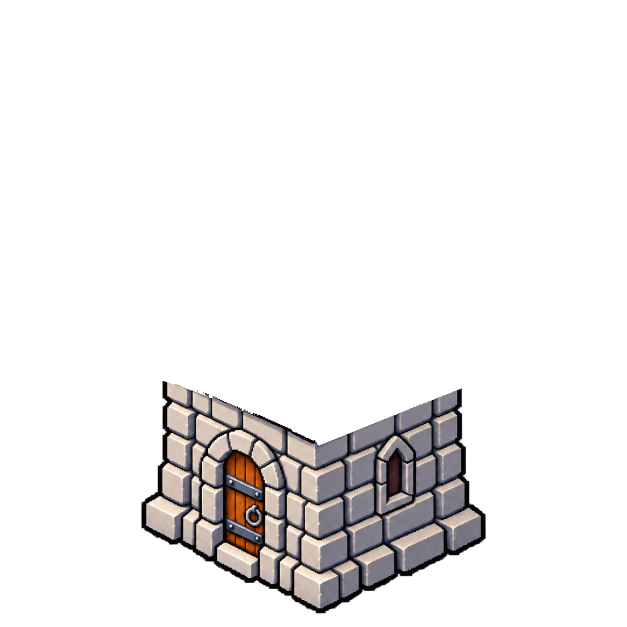
#> input picture source/towers/archers/modular/template/parts/01-base.png, 1254 x 1254 px, found by its file name (shown at 1/2 size)
$ python split.py
#> lines starting #> are read from the running program, lines starting #| are printed output that depends on the picture; after the words box and inside, x2 and y2 are one past the last pixel; in counts of white or black regions, pixels touching at a corner belong together
"""Split four aligned towers into the four registered template modules."""

from pathlib import Path
import json

import numpy as np
from PIL import Image, ImageDraw, ImageFont

ROOT = Path(__file__).resolve().parent
CANVAS = (1254, 1254)
TARGET_BBOX = (245, 25, 1009, 1218)
NAMES = ["01-base.png", "02-upper-room.png", "03-roof.png", "04-pennant.png"]
LABELS = ["Основание", "Верхний ярус", "Крыша", "Флаг"]
STYLES = ["01-turquoise-3d", "02-wood-roof", "03-thatch-wood", "04-emblem-turquoise"]


def font(size):
    p = Path("C:/Windows/Fonts/arial.ttf")
    return ImageFont.truetype(str(p), size) if p.exists() else ImageFont.load_default()


def bbox(image, threshold=5):
    a = np.asarray(image.getchannel("A"))
    yy, xx = np.where(a >= threshold)
    return [int(xx.min()), int(yy.min()), int(xx.max()) + 1, int(yy.max()) + 1]


def dimensions(image):
    box = bbox(image)
    return {"bbox_px_exclusive": box, "visible_size_px": [box[2] - box[0], box[3] - box[1]]}


def template_owner():
    owner = np.full(CANVAS[::-1], -1, dtype=np.int8)
    for index, name in enumerate(NAMES):
        part = Image.open(ROOT / "input" / "template" / "parts" / name).convert("RGBA")
#> part is the input picture: PIL image 1254x1254 RGBA; mean R, G, B, A 17.5, 16.1, 16, 33.3
        if part.size != CANVAS:
            raise AssertionError(f"Template part canvas differs: {name}")
        owner[np.asarray(part.getchannel("A")) > 0] = index
#> pass 2 of the loop in template_owner, `for index, name in enumerate(NAMES):`:
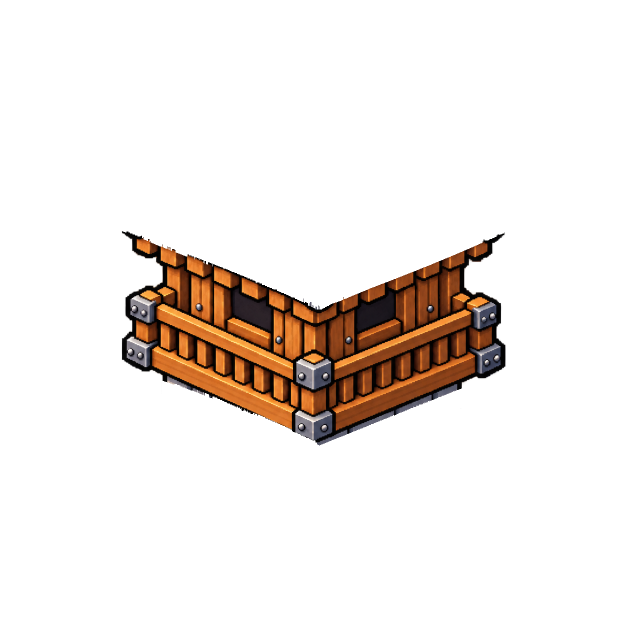
#> input picture source/towers/archers/modular/template/parts/02-upper-room.png, 1254 x 1254 px, found by its file name (shown at 1/2 size)
#> in template_owner, part is the input picture: PIL image 1254x1254 RGBA; mean R, G, B, A 14.9, 8.5, 4.3, 30.7
#> pass 3 of the loop in template_owner, `for index, name in enumerate(NAMES):`:
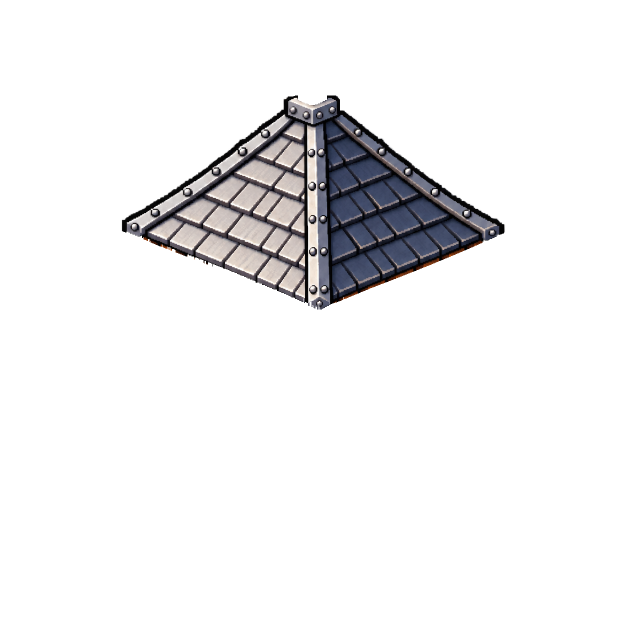
#> input picture source/towers/archers/modular/template/parts/03-roof.png, 1254 x 1254 px, found by its file name (shown at 1/2 size)
#> in template_owner, part is the input picture: PIL image 1254x1254 RGBA; mean R, G, B, A 11.7, 11.4, 12.2, 27.4
#> the loop made 4 passes; the first 3 are shown
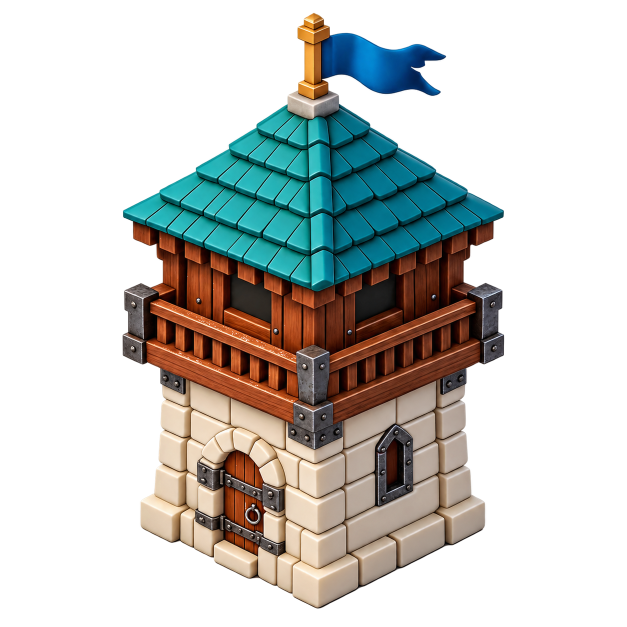
#> input picture source/old/01-turquoise-3d/tower-normalized.png, 1254 x 1254 px (shown at 1/2 size)
#> in split_one, source is the input picture: PIL image 1254x1254 RGBA; mean R, G, B, A 40, 41.6, 37.9, 95.6
    return owner


def extend_owner(owner, source_alpha):
    missing = (source_alpha > 0) & (owner < 0)
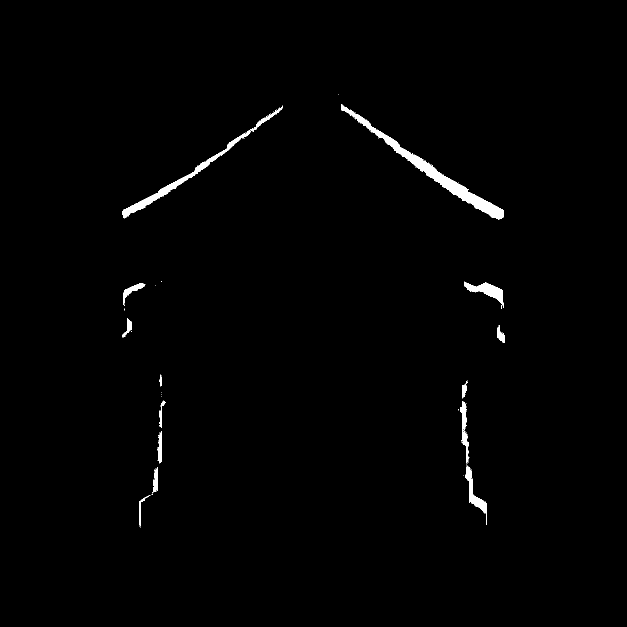
#> missing: shape (1254, 1254) bool (shown at 1/2 size); 0.95% white; 99 white regions (84 under 20 px), largest, box (x1, y1, x2, y2) and area: (682, 208, 1008, 439) 6185, (245, 213, 566, 437) 3264, (929, 564, 1006, 618) 1393
    for _ in range(80):
        if not missing.any():
            break
        updated = owner.copy()
        neighbors = (
            np.pad(owner[1:, :], ((0, 1), (0, 0)), constant_values=-1),
            np.pad(owner[:-1, :], ((1, 0), (0, 0)), constant_values=-1),
            np.pad(owner[:, 1:], ((0, 0), (0, 1)), constant_values=-1),
            np.pad(owner[:, :-1], ((0, 0), (1, 0)), constant_values=-1),
        )
        for neighbor in neighbors:
            choose = (updated < 0) & (neighbor >= 0)
            updated[choose] = neighbor[choose]
        if np.array_equal(owner, updated):
            break
        owner = updated
        missing = (source_alpha > 0) & (owner < 0)
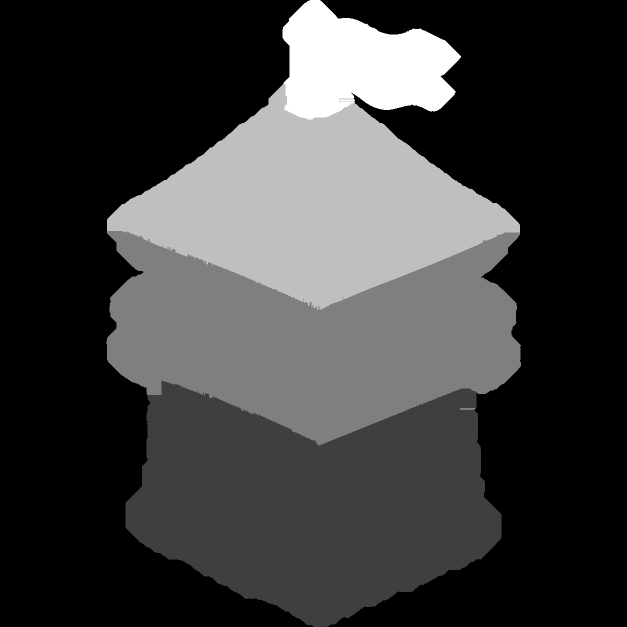
#> updated: shape (1254, 1254) int8 (shown at 1/2 size); min -1, max 3, mean -0.058; drawn with min black and max white
    if missing.any():
        ys, xs = np.where(missing)
        raise AssertionError(f"Unassigned source pixels: {int(missing.sum())}, first at {(int(xs[0]), int(ys[0]))}")
    return owner


def split_one(style, owner_base):
    folder = ROOT / style
    source = Image.open(folder / "tower-normalized.png").convert("RGBA")
    if source.size != CANVAS or tuple(bbox(source)) != TARGET_BBOX:
        raise AssertionError(f"Incorrect normalized size: {style} {source.size} {bbox(source)}")
    pix = np.asarray(source).copy()
    owner = extend_owner(owner_base.copy(), pix[:, :, 3])
    yy = np.arange(CANVAS[1])[:, None]
    red = pix[:, :, 0].astype(np.int16)
    green = pix[:, :, 1].astype(np.int16)
    blue = pix[:, :, 2].astype(np.int16)
    roof_mask = owner_base == 2
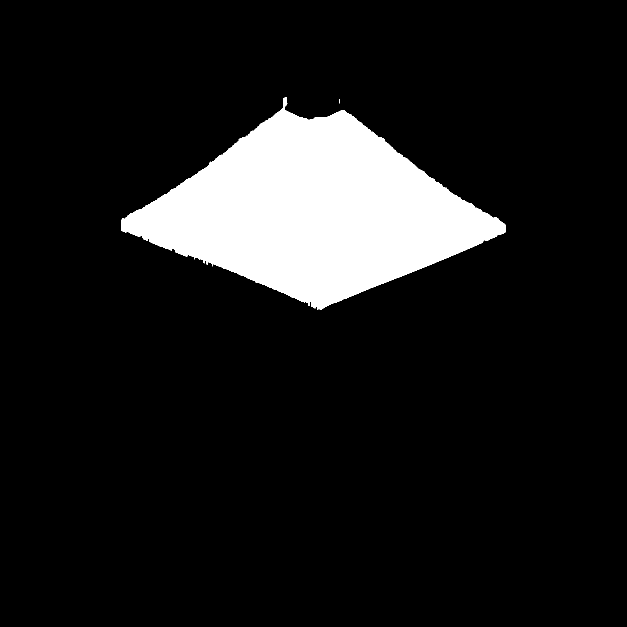
#> roof_mask: shape (1254, 1254) bool (shown at 1/2 size); 10.7% white; 9 white regions (8 under 20 px), largest, box (x1, y1, x2, y2) and area: (243, 194, 1011, 619) 168356
    roof_bottom = np.max(np.where(roof_mask, np.arange(CANVAS[1])[:, None], -1), axis=0)
#> roof_bottom = 1254 values, max 618 at index 634, min -1 at index 0, mean 329.6
    if style in ("01-turquoise-3d", "04-emblem-turquoise"):
        teal = (blue > red * 1.2) & (green > red * 1.25) & (pix[:, :, 3] > 0)
#> teal: shape (1254, 1254) bool; 11% white; 197 white regions (193 under 20 px), largest, box (x1, y1, x2, y2) and area: (245, 207, 1008, 583) 152006, (643, 65, 893, 192) 19870, (711, 612, 712, 643) 31, (711, 584, 713, 611) 28
        owner[(owner == 1) & (yy <= roof_bottom[None, :] + 8) & teal] = 2
#> owner: shape (1254, 1254) int8; under 0.01% of pixels changed, all inside (x1, y1, x2, y2) = (265, 469, 791, 597)
        owner[(owner == 3) & (yy >= 235) & teal] = 2
    elif style == "03-thatch-wood":
        # Loose straw fringe may hang just below the standard roof outline.
        light_straw = (red > 135) & (green > 95) & (blue < 115) & (red > green * 1.1)
        owner[(owner == 1) & (yy < roof_bottom[None, :] + 12) & light_straw] = 2
    parts_dir = folder / "parts"
    parts_dir.mkdir(exist_ok=True)
    layers = []
    for index, name in enumerate(NAMES):
        part_pix = pix.copy()
        part_pix[owner != index] = 0
        part = Image.fromarray(part_pix, "RGBA")
        part.save(parts_dir / name)
        layers.append(part)
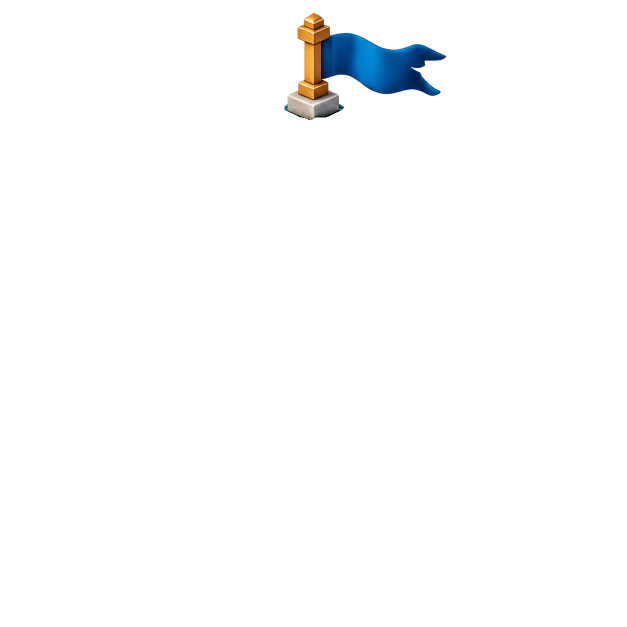
#> part: PIL image 1254x1254 RGBA (shown at 1/2 size); mean R, G, B, A 1.3, 2, 2.4, 5; transparent parts drawn white
#> after the loop, layers = 4 items
    assembled = Image.new("RGBA", CANVAS)
#> assembled: PIL image 1254x1254 RGBA; every value is 0
    for layer in layers:
        assembled.alpha_composite(layer)
#> this loop made 4 passes
    if not np.array_equal(np.asarray(assembled), pix):
        raise AssertionError(f"Layer assembly differs: {style}")
    assembled.save(folder / "tower-assembled.png")
    return {
        "assembled": dimensions(assembled),
        "parts": {name: dimensions(layer) for name, layer in zip(NAMES, layers)},
    }
#> in dimensions, `box = bbox(image)`: box = [245, 25, 1009, 1218]
#> the loop in split_one (call 2), `for layer in layers:` made 4 passes
#> in split_one (call 3), `light_straw = (red > 135) & (green > 95) & (blue < 115) & (red > green..`: light_straw: shape (1254, 1254) bool; 1.6% white; 2189 white regions (2057 under 20 px), largest, box (x1, y1, x2, y2) and area: (596, 83, 655, 199) 2401, (315, 599, 593, 717) 1999, (597, 25, 659, 66) 842
#> in split_one (call 3), `owner[(owner == 1) & (yy < roof_bottom[None, :] + 12) & light_straw] = 2`: owner: shape (1254, 1254) int8; 0.04% of pixels changed, all inside (x1, y1, x2, y2) = (298, 478, 982, 617)
#> in main, `records = {style: split_one(style, base_owner) for style in STYLES}`: records = 4 items


def preview(records):
    width, height = 1860, 1990
    sheet = Image.new("RGB", (width, height), "#f3efe8")
    draw = ImageDraw.Draw(sheet)
    draw.rectangle((0, 0, width, 78), fill="#263a35")
    draw.text((42, 18), "4 БАШНИ · 4 ЧАСТИ · ОДИН ХОЛСТ 1254 × 1254 px", font=font(27), fill="white")
    for row, style in enumerate(STYLES):
        y0 = 100 + row * 465
        draw.text((42, y0), style, font=font(25), fill="#263a35")
        for col, name in enumerate(NAMES):
            x, y = 42 + col * 455, y0 + 42
            draw.rectangle((x, y, x + 432, y + 392), fill="#faf9f6", outline="#d7d1c6", width=2)
            part = Image.open(ROOT / style / "parts" / name).convert("RGBA")
            crop = part.crop(bbox(part))
            crop.thumbnail((406, 308), Image.Resampling.LANCZOS)
#> crop: PIL image 406x267 RGBA
            sheet.paste(crop, (x + (432 - crop.width) // 2, y + (315 - crop.height) // 2), crop)
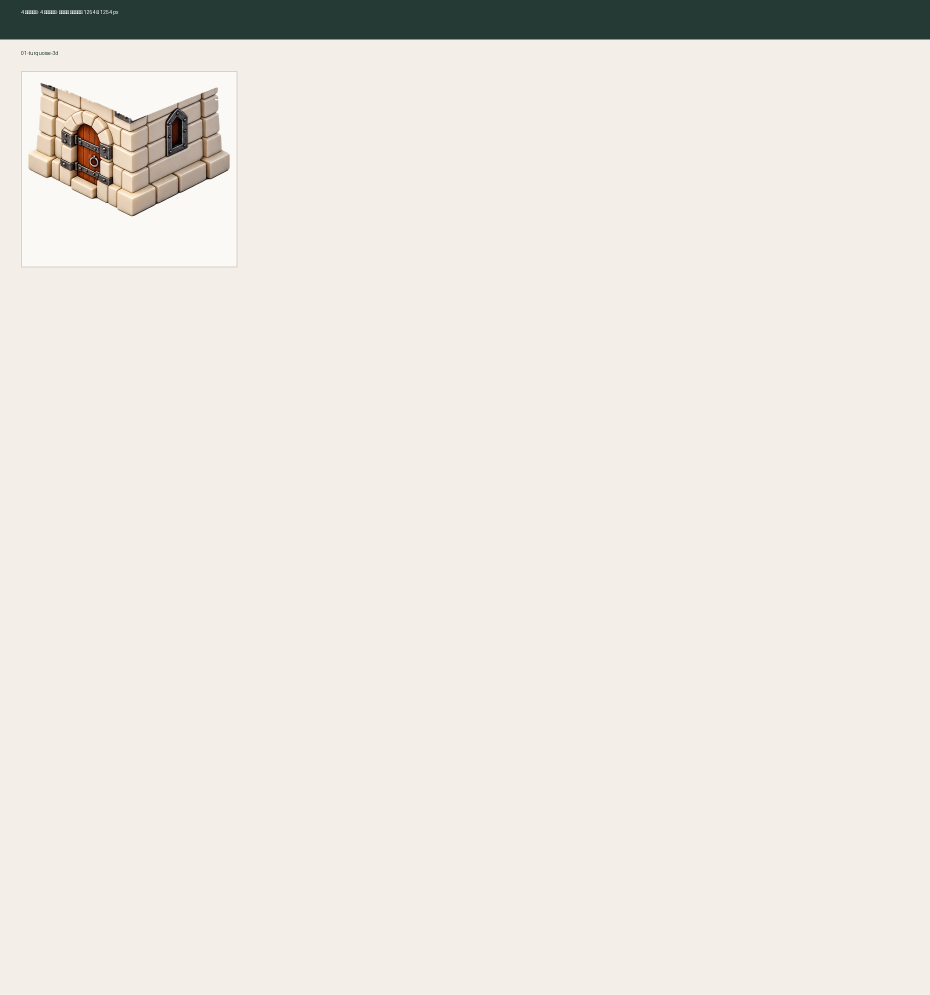
#> sheet: PIL image 1860x1990 RGB (shown at 1/2 size); mean R, G, B 233.8, 230.5, 223.5
            size = records[style]["parts"][name]["visible_size_px"]
#> size = [695, 457]
            draw.text((x + 12, y + 319), f"{col + 1:02d}  {LABELS[col]}", font=font(20), fill="#263a35")
            draw.text((x + 12, y + 353), f"{size[0]} × {size[1]} px", font=font(22), fill="#b14d27")
#> pass 2 of the loop in preview, `for row, style in enumerate(STYLES):`:
#> y0 = 565
#> x = 42; y = 607
#> in preview, `sheet.paste(crop, (x + (432 - crop.width) // 2, y + (315 - crop.height..`:
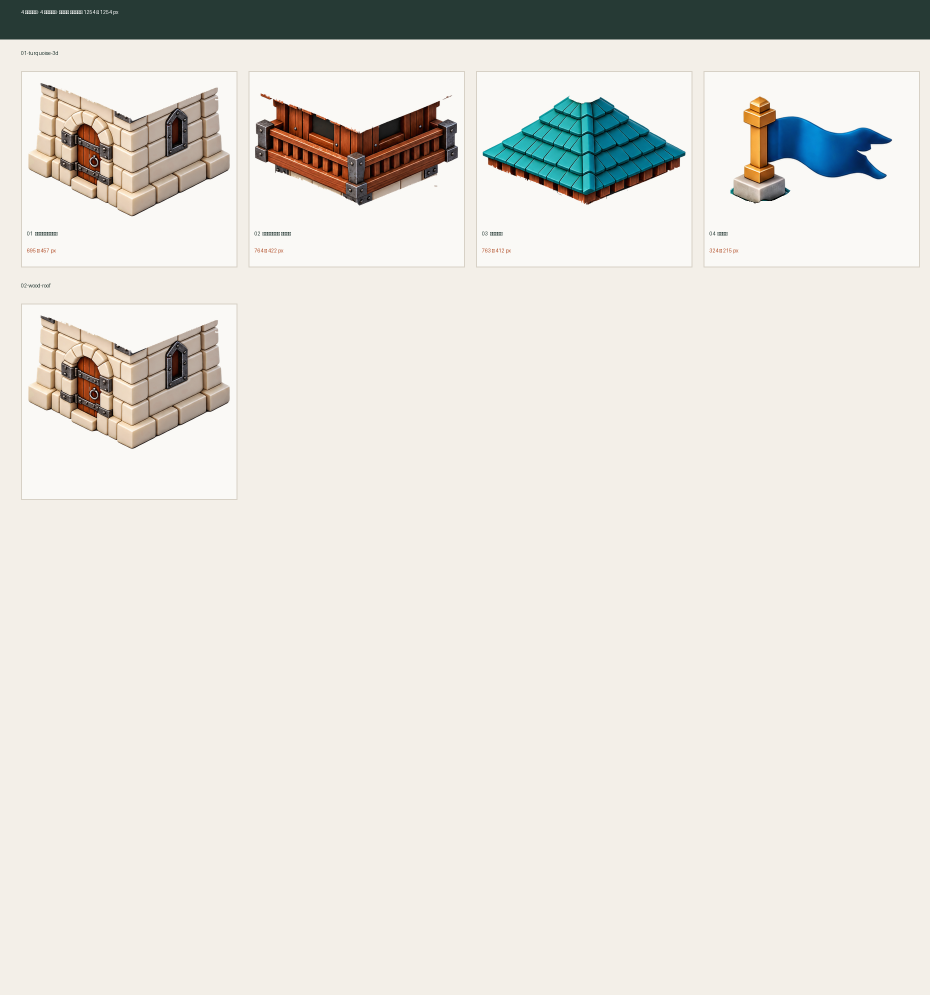
#> sheet: PIL image 1860x1990 RGB (shown at 1/2 size); mean R, G, B 227.1, 224.6, 218.1
#> pass 3 of the loop in preview, `for row, style in enumerate(STYLES):`:
#> y0 = 1030
#> y = 1072
#> in preview, `sheet.paste(crop, (x + (432 - crop.width) // 2, y + (315 - crop.height..`:
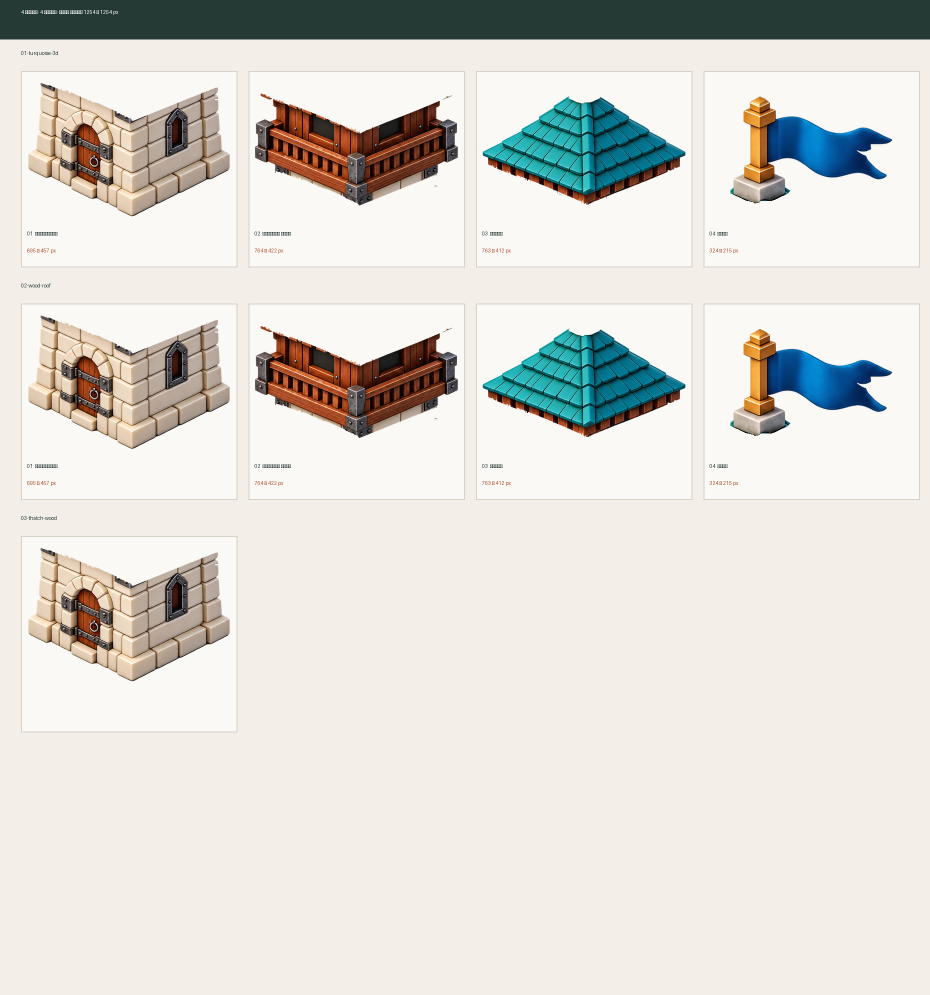
#> sheet: PIL image 1860x1990 RGB (shown at 1/2 size); mean R, G, B 220.3, 218.7, 212.7
#> the loop made 4 passes; the first 3 are shown
    sheet.save(ROOT / "parts-preview.png")
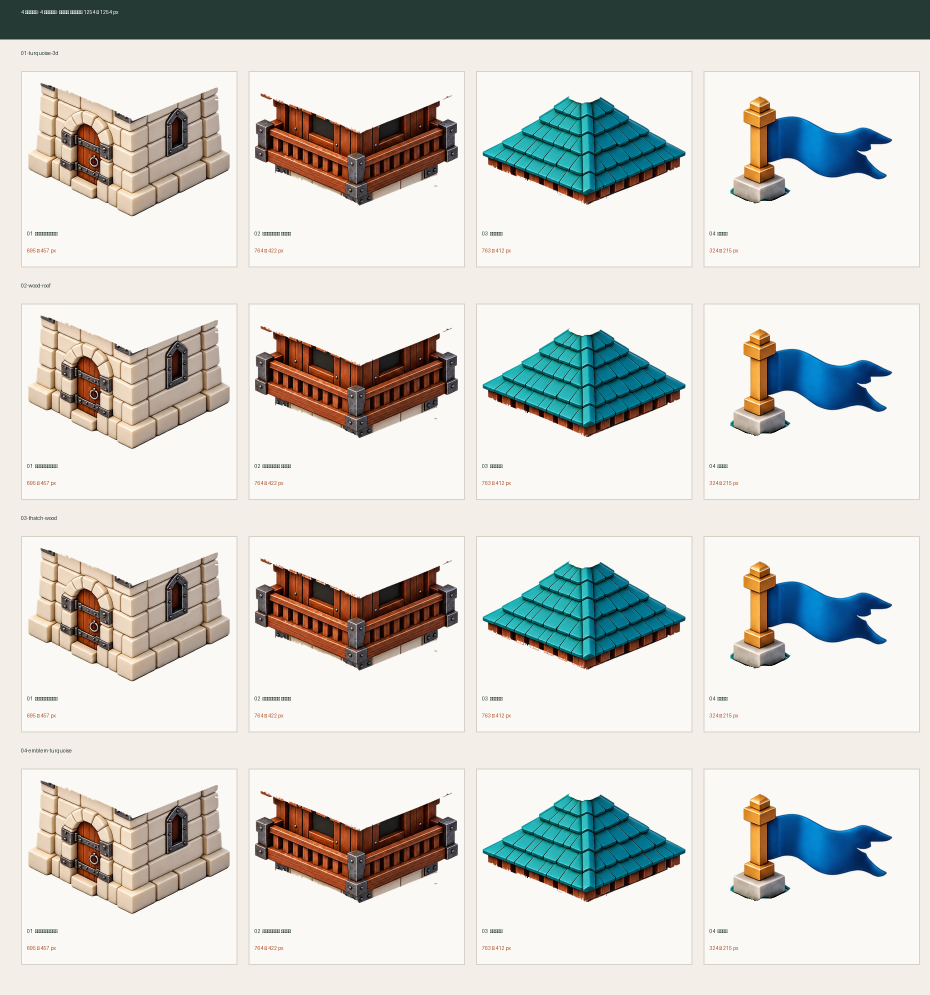
#> saved as parts-preview.png: PIL image 1860x1990 RGB (shown at 1/2 size); mean R, G, B 207.9, 208.3, 203.4


def main():
    base_owner = template_owner()
    records = {style: split_one(style, base_owner) for style in STYLES}
    manifest = {
        "schema": "tower-dreamina-modular-v1",
        "canvas_px": [1254, 1254],
        "tower_visible_bbox_px_exclusive": list(TARGET_BBOX),
        "tower_visible_size_px": [764, 1193],
        "axis_x_px": 625,
        "alpha_threshold_for_bbox": 5,
        "module_order_back_to_front": [f"parts/{name}" for name in NAMES],
        "styles": records,
    }
    (ROOT / "dimensions.json").write_text(json.dumps(manifest, ensure_ascii=False, indent=2) + "\n", encoding="utf-8")
    preview(records)
    for style in STYLES:
        print(style, {name: records[style]["parts"][name]["visible_size_px"] for name in NAMES})


if __name__ == "__main__":
    main()
